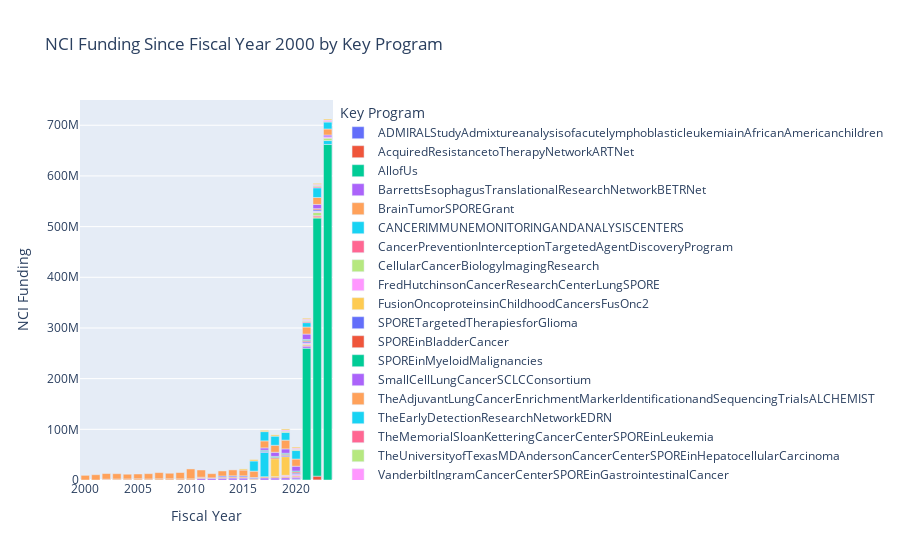

The cell this chart's notebook holds for it:
### Code cell
# Group data
program_fy_funding = df.groupby(['program','fiscal_year'])['agency_ic_fundings'].sum().reset_index()

# Create the line chart
fig = px.bar(program_fy_funding, 
              x='fiscal_year', 
              y='agency_ic_fundings', 
              color='program', 
              title='NCI Funding Since Fiscal Year 2000 by Key Program',
              labels={'fiscal_year': 'Fiscal Year', 'agency_ic_fundings': 'NCI Funding', 'program':'Key Program'},
            )
# Show the line chart
fig.show()

### Figure 1 — Plotly figure (JSON) as saved in the notebook; plotly's stock layout.template omitted (floating-point values rounded to 4 significant figures)
{"data": [{"alignmentgroup": "True", "hovertemplate": "Key Program=ADMIRALStudyAdmixtureanalysisofacutelymphoblasticleukemiainAfricanAmericanchildren<br>Fiscal Year=%{x}<br>NCI Funding=%{y}<extra></extra>", "legendgroup": "ADMIRALStudyAdmixtureanalysisofacutelymphoblasticleukemiainAfricanAmericanchildren", "marker": {"color": "#636efa", "pattern": {"shape": ""}}, "name": "ADMIRALStudyAdmixtureanalysisofacutelymphoblasticleukemiainAfricanAmericanchildren", "offsetgroup": "ADMIRALStudyAdmixtureanalysisofacutelymphoblasticleukemiainAfricanAmericanchildren", "orientation": "v", "showlegend": true, "textposition": "auto", "type": "bar", "x": [2020, 2021, 2022], "xaxis": "x", "y": [1898254, 11554, 197648], "yaxis": "y"}, {"alignmentgroup": "True", "hovertemplate": "Key Program=AcquiredResistancetoTherapyNetworkARTNet<br>Fiscal Year=%{x}<br>NCI Funding=%{y}<extra></extra>", "legendgroup": "AcquiredResistancetoTherapyNetworkARTNet", "marker": {"color": "#EF553B", "pattern": {"shape": ""}}, "name": "AcquiredResistancetoTherapyNetworkARTNet", "offsetgroup": "AcquiredResistancetoTherapyNetworkARTNet", "orientation": "v", "showlegend": true, "textposition": "auto", "type": "bar", "x": [2022], "xaxis": "x", "y": [7357128], "yaxis": "y"}, {"alignmentgroup": "True", "hovertemplate": "Key Program=AllofUs<br>Fiscal Year=%{x}<br>NCI Funding=%{y}<extra></extra>", "legendgroup": "AllofUs", "marker": {"color": "#00cc96", "pattern": {"shape": ""}}, "name": "AllofUs", "offsetgroup": "AllofUs", "orientation": "v", "showlegend": true, "textposition": "auto", "type": "bar", "x": [2018, 2019, 2020, 2021, 2022, 2023], "xaxis": "x", "y": [186724, 227347, 185323, 260192725, 509319453, 662108764], "yaxis": "y"}, {"alignmentgroup": "True", "hovertemplate": "Key Program=BarrettsEsophagusTranslationalResearchNetworkBETRNet<br>Fiscal Year=%{x}<br>NCI Funding=%{y}<extra></extra>", "legendgroup": "BarrettsEsophagusTranslationalResearchNetworkBETRNet", "marker": {"color": "#ab63fa", "pattern": {"shape": ""}}, "name": "BarrettsEsophagusTranslationalResearchNetworkBETRNet", "offsetgroup": "BarrettsEsophagusTranslationalResearchNetworkBETRNet", "orientation": "v", "showlegend": true, "textposition": "auto", "type": "bar", "x": [2011, 2012, 2013, 2014, 2015, 2016, 2017, 2018, 2019, 2020, 2021], "xaxis": "x", "y": [3343425, 3630785, 3546027, 3934762, 3876279, 743887, 4145555, 3920086, 4190704, 3422363, 3883997], "yaxis": "y"}, {"alignmentgroup": "True", "hovertemplate": "Key Program=BrainTumorSPOREGrant<br>Fiscal Year=%{x}<br>NCI Funding=%{y}<extra></extra>", "legendgroup": "BrainTumorSPOREGrant", "marker": {"color": "#FFA15A", "pattern": {"shape": ""}}, "name": "BrainTumorSPOREGrant", "offsetgroup": "BrainTumorSPOREGrant", "orientation": "v", "showlegend": true, "textposition": "auto", "type": "bar", "x": [2002, 2003, 2004, 2005, 2006, 2007, 2008, 2009, 2010, 2011, 2012, 2013, 2014, 2015, 2016, 2017, 2018, 2019, 2020, 2021, 2022], "xaxis": "x", "y": [1626990, 1947134, 2053105, 2377114, 2029962, 2302869, 2327870, 2252868, 2252870, 2140227, 599883, 2150500, 2161996, 2185000, 2006093, 2300000, 2498496, 2322633, 2375000, 2324997, 2305947], "yaxis": "y"}, {"alignmentgroup": "True", "hovertemplate": "Key Program=CANCERIMMUNEMONITORINGANDANALYSISCENTERS<br>Fiscal Year=%{x}<br>NCI Funding=%{y}<extra></extra>", "legendgroup": "CANCERIMMUNEMONITORINGANDANALYSISCENTERS", "marker": {"color": "#19d3f3", "pattern": {"shape": ""}}, "name": "CANCERIMMUNEMONITORINGANDANALYSISCENTERS", "offsetgroup": "CANCERIMMUNEMONITORINGANDANALYSISCENTERS", "orientation": "v", "showlegend": true, "textposition": "auto", "type": "bar", "x": [2017, 2023], "xaxis": "x", "y": [47833708, 7718057], "yaxis": "y"}, {"alignmentgroup": "True", "hovertemplate": "Key Program=CancerPreventionInterceptionTargetedAgentDiscoveryProgram<br>Fiscal Year=%{x}<br>NCI Funding=%{y}<extra></extra>", "legendgroup": "CancerPreventionInterceptionTargetedAgentDiscoveryProgram", "marker": {"color": "#FF6692", "pattern": {"shape": ""}}, "name": "CancerPreventionInterceptionTargetedAgentDiscoveryProgram", "offsetgroup": "CancerPreventionInterceptionTargetedAgentDiscoveryProgram", "orientation": "v", "showlegend": true, "textposition": "auto", "type": "bar", "x": [2022], "xaxis": "x", "y": [2412236], "yaxis": "y"}, {"alignmentgroup": "True", "hovertemplate": "Key Program=CellularCancerBiologyImagingResearch<br>Fiscal Year=%{x}<br>NCI Funding=%{y}<extra></extra>", "legendgroup": "CellularCancerBiologyImagingResearch", "marker": {"color": "#B6E880", "pattern": {"shape": ""}}, "name": "CellularCancerBiologyImagingResearch", "offsetgroup": "CellularCancerBiologyImagingResearch", "orientation": "v", "showlegend": true, "textposition": "auto", "type": "bar", "x": [2021, 2022, 2023], "xaxis": "x", "y": [1688533, 6356827, 4765040], "yaxis": "y"}, {"alignmentgroup": "True", "hovertemplate": "Key Program=FredHutchinsonCancerResearchCenterLungSPORE<br>Fiscal Year=%{x}<br>NCI Funding=%{y}<extra></extra>", "legendgroup": "FredHutchinsonCancerResearchCenterLungSPORE", "marker": {"color": "#FF97FF", "pattern": {"shape": ""}}, "name": "FredHutchinsonCancerResearchCenterLungSPORE", "offsetgroup": "FredHutchinsonCancerResearchCenterLungSPORE", "orientation": "v", "showlegend": true, "textposition": "auto", "type": "bar", "x": [2019, 2020, 2021, 2022, 2023], "xaxis": "x", "y": [2491191, 2509264, 2445264, 2447059, 2447085], "yaxis": "y"}, {"alignmentgroup": "True", "hovertemplate": "Key Program=FusionOncoproteinsinChildhoodCancersFusOnc2<br>Fiscal Year=%{x}<br>NCI Funding=%{y}<extra></extra>", "legendgroup": "FusionOncoproteinsinChildhoodCancersFusOnc2", "marker": {"color": "#FECB52", "pattern": {"shape": ""}}, "name": "FusionOncoproteinsinChildhoodCancersFusOnc2", "offsetgroup": "FusionOncoproteinsinChildhoodCancersFusOnc2", "orientation": "v", "showlegend": true, "textposition": "auto", "type": "bar", "x": [2018, 2019, 2020, 2022], "xaxis": "x", "y": [35435936, 36856060, 646883, 125104], "yaxis": "y"}, {"alignmentgroup": "True", "hovertemplate": "Key Program=SPORETargetedTherapiesforGlioma<br>Fiscal Year=%{x}<br>NCI Funding=%{y}<extra></extra>", "legendgroup": "SPORETargetedTherapiesforGlioma", "marker": {"color": "#636efa", "pattern": {"shape": ""}}, "name": "SPORETargetedTherapiesforGlioma", "offsetgroup": "SPORETargetedTherapiesforGlioma", "orientation": "v", "showlegend": true, "textposition": "auto", "type": "bar", "x": [2013, 2014, 2015, 2016, 2017, 2019, 2020, 2021, 2022], "xaxis": "x", "y": [2150500, 2144141, 2166955, 2162000, 2280112, 2438174, 2562693, 2496435, 2742727], "yaxis": "y"}, {"alignmentgroup": "True", "hovertemplate": "Key Program=SPOREinBladderCancer<br>Fiscal Year=%{x}<br>NCI Funding=%{y}<extra></extra>", "legendgroup": "SPOREinBladderCancer", "marker": {"color": "#EF553B", "pattern": {"shape": ""}}, "name": "SPOREinBladderCancer", "offsetgroup": "SPOREinBladderCancer", "orientation": "v", "showlegend": true, "textposition": "auto", "type": "bar", "x": [2018, 2019, 2020, 2021, 2022], "xaxis": "x", "y": [2299837, 2138849, 2184846, 2138532, 2138849], "yaxis": "y"}, {"alignmentgroup": "True", "hovertemplate": "Key Program=SPOREinMyeloidMalignancies<br>Fiscal Year=%{x}<br>NCI Funding=%{y}<extra></extra>", "legendgroup": "SPOREinMyeloidMalignancies", "marker": {"color": "#00cc96", "pattern": {"shape": ""}}, "name": "SPOREinMyeloidMalignancies", "offsetgroup": "SPOREinMyeloidMalignancies", "orientation": "v", "showlegend": true, "textposition": "auto", "type": "bar", "x": [2017, 2018, 2019, 2020, 2021], "xaxis": "x", "y": [2185000, 2300000, 2138999, 1881692, 2138999], "yaxis": "y"}, {"alignmentgroup": "True", "hovertemplate": "Key Program=SmallCellLungCancerSCLCConsortium<br>Fiscal Year=%{x}<br>NCI Funding=%{y}<extra></extra>", "legendgroup": "SmallCellLungCancerSCLCConsortium", "marker": {"color": "#ab63fa", "pattern": {"shape": ""}}, "name": "SmallCellLungCancerSCLCConsortium", "offsetgroup": "SmallCellLungCancerSCLCConsortium", "orientation": "v", "showlegend": true, "textposition": "auto", "type": "bar", "x": [2017, 2018, 2019, 2020, 2021, 2022, 2023], "xaxis": "x", "y": [4635714, 8072228, 8583400, 9553261, 10643490, 8434182, 3694834], "yaxis": "y"}, {"alignmentgroup": "True", "hovertemplate": "Key Program=TheAdjuvantLungCancerEnrichmentMarkerIdentificationandSequencingTrialsALCHEMIST<br>Fiscal Year=%{x}<br>NCI Funding=%{y}<extra></extra>", "legendgroup": "TheAdjuvantLungCancerEnrichmentMarkerIdentificationandSequencingTrialsALCHEMIST", "marker": {"color": "#FFA15A", "pattern": {"shape": ""}}, "name": "TheAdjuvantLungCancerEnrichmentMarkerIdentificationandSequencingTrialsALCHEMIST", "offsetgroup": "TheAdjuvantLungCancerEnrichmentMarkerIdentificationandSequencingTrialsALCHEMIST", "orientation": "v", "showlegend": true, "textposition": "auto", "type": "bar", "x": [2000, 2001, 2002, 2003, 2004, 2005, 2006, 2007, 2008, 2009, 2010, 2011, 2012, 2013, 2014, 2015, 2016, 2017, 2018, 2019, 2020, 2021, 2022, 2023], "xaxis": "x", "y": [9201879, 10440393, 11080618, 10479300, 9338719, 9488039, 10489170, 12297540, 10968655, 12490620, 19575308, 14269967, 8264687, 10012914, 11679482, 11458871, 12591043, 13829606, 13847258, 17310286, 14153359, 13914145, 13674540, 11930234], "yaxis": "y"}, {"alignmentgroup": "True", "hovertemplate": "Key Program=TheEarlyDetectionResearchNetworkEDRN<br>Fiscal Year=%{x}<br>NCI Funding=%{y}<extra></extra>", "legendgroup": "TheEarlyDetectionResearchNetworkEDRN", "marker": {"color": "#19d3f3", "pattern": {"shape": ""}}, "name": "TheEarlyDetectionResearchNetworkEDRN", "offsetgroup": "TheEarlyDetectionResearchNetworkEDRN", "orientation": "v", "showlegend": true, "textposition": "auto", "type": "bar", "x": [2016, 2017, 2018, 2019, 2020, 2021, 2022, 2023], "xaxis": "x", "y": [20043733, 18268158, 17983303, 15286747, 16733248, 8625665, 19053245, 13712673], "yaxis": "y"}, {"alignmentgroup": "True", "hovertemplate": "Key Program=TheMemorialSloanKetteringCancerCenterSPOREinLeukemia<br>Fiscal Year=%{x}<br>NCI Funding=%{y}<extra></extra>", "legendgroup": "TheMemorialSloanKetteringCancerCenterSPOREinLeukemia", "marker": {"color": "#FF6692", "pattern": {"shape": ""}}, "name": "TheMemorialSloanKetteringCancerCenterSPOREinLeukemia", "offsetgroup": "TheMemorialSloanKetteringCancerCenterSPOREinLeukemia", "orientation": "v", "showlegend": true, "textposition": "auto", "type": "bar", "x": [2021, 2022, 2023], "xaxis": "x", "y": [2350964, 2186396, 1621553], "yaxis": "y"}, {"alignmentgroup": "True", "hovertemplate": "Key Program=TheUniversityofTexasMDAndersonCancerCenterSPOREinHepatocellularCarcinoma<br>Fiscal Year=%{x}<br>NCI Funding=%{y}<extra></extra>", "legendgroup": "TheUniversityofTexasMDAndersonCancerCenterSPOREinHepatocellularCarcinoma", "marker": {"color": "#B6E880", "pattern": {"shape": ""}}, "name": "TheUniversityofTexasMDAndersonCancerCenterSPOREinHepatocellularCarcinoma", "offsetgroup": "TheUniversityofTexasMDAndersonCancerCenterSPOREinHepatocellularCarcinoma", "orientation": "v", "showlegend": true, "textposition": "auto", "type": "bar", "x": [2019, 2020, 2021, 2022], "xaxis": "x", "y": [2296647, 2332104, 2156230, 2278344], "yaxis": "y"}, {"alignmentgroup": "True", "hovertemplate": "Key Program=VanderbiltIngramCancerCenterSPOREinGastrointestinalCancer<br>Fiscal Year=%{x}<br>NCI Funding=%{y}<extra></extra>", "legendgroup": "VanderbiltIngramCancerCenterSPOREinGastrointestinalCancer", "marker": {"color": "#FF97FF", "pattern": {"shape": ""}}, "name": "VanderbiltIngramCancerCenterSPOREinGastrointestinalCancer", "offsetgroup": "VanderbiltIngramCancerCenterSPOREinGastrointestinalCancer", "orientation": "v", "showlegend": true, "textposition": "auto", "type": "bar", "x": [2019, 2020, 2021, 2022, 2023], "xaxis": "x", "y": [2368006, 2379065, 2276968, 2287595, 2278912], "yaxis": "y"}, {"alignmentgroup": "True", "hovertemplate": "Key Program=YaleSPOREinLungCancerYSILCTheBiologyandPersonalizedTreatmentofLungCancer<br>Fiscal Year=%{x}<br>NCI Funding=%{y}<extra></extra>", "legendgroup": "YaleSPOREinLungCancerYSILCTheBiologyandPersonalizedTreatmentofLungCancer", "marker": {"color": "#FECB52", "pattern": {"shape": ""}}, "name": "YaleSPOREinLungCancerYSILCTheBiologyandPersonalizedTreatmentofLungCancer", "offsetgroup": "YaleSPOREinLungCancerYSILCTheBiologyandPersonalizedTreatmentofLungCancer", "orientation": "v", "showlegend": true, "textposition": "auto", "type": "bar", "x": [2015, 2016, 2017, 2018, 2019, 2020, 2021, 2022, 2023], "xaxis": "x", "y": [2185000, 2877087, 2507600, 2507598, 2134771, 2207890, 2003668, 2046999, 2069846], "yaxis": "y"}], "layout": {"barmode": "relative", "legend": {"title": {"text": "Key Program"}, "tracegroupgap": 0}, "title": {"text": "NCI Funding Since Fiscal Year 2000 by Key Program"}, "xaxis": {"anchor": "y", "domain": [0, 1], "title": {"text": "Fiscal Year"}}, "yaxis": {"anchor": "x", "domain": [0, 1], "title": {"text": "NCI Funding"}}}}
